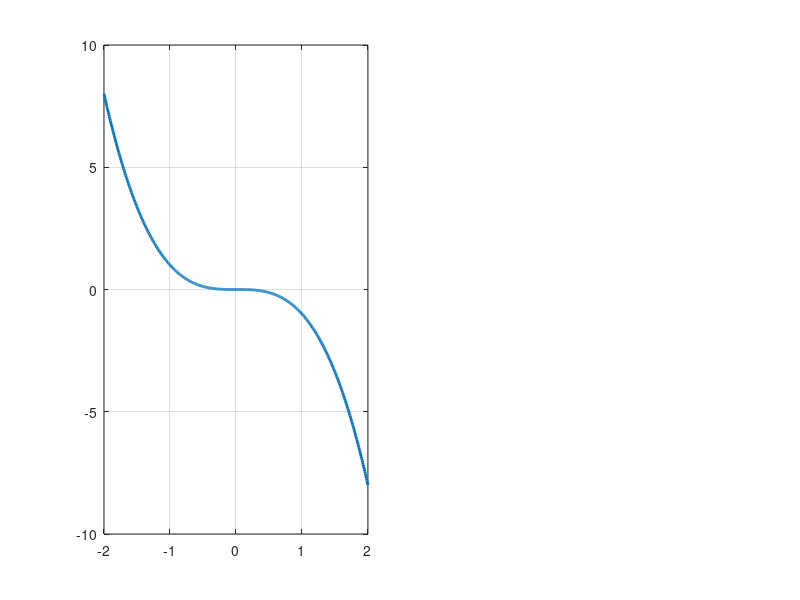

MATLAB code for this plot: (Note: this script raises an error after producing the figure.)
clear; close all; clc;

%% Parameters
x0_values = [-3, -1.5, -0.5, 0.5, 1.5, 3];
t = linspace(0,10,1000);

%% Create figure
figure('Position',[100 100 1100 400]);

%% ------------------------------------------------------------
%% Left: vector field f(x) = -x^3
%% ------------------------------------------------------------

subplot(1,2,1)

x = linspace(-2,2,500);
f = -x.^3;

plot(x,f,'LineWidth',2);
hold on;
grid on;

yline(0,'k-');
xline(0,'k-');

xlabel('$x$','Interpreter','latex');
ylabel('$\dot{x}$','Interpreter','latex');

title('Vector field: $\dot{x}=-x^3$', ...
    'Interpreter','latex');

% Add arrows indicating direction of motion
x_arrows = [-1.7 -1.2 -0.7 -0.3 0.3 0.7 1.2 1.7];

for i = 1:length(x_arrows)

    x0 = x_arrows(i);

    % Direction of motion
    direction = sign(-x0^3);

    quiver(x0,0,...
           0.25*direction,0,...
           0,...
           'LineWidth',1.5,...
           'MaxHeadSize',0.8);

end

plot(0,0,'ko','MarkerFaceColor','k');

text(0.1,1.2,...
    'Equilibrium',...
    'Interpreter','latex');

%% ------------------------------------------------------------
%% Right: trajectories x(t)
%% ------------------------------------------------------------

subplot(1,2,2)

hold on;
grid on;

for i = 1:length(x0_values)

    x0 = x0_values(i);

    % Exact solution
    x_t = x0 ./ sqrt(1 + 2*x0^2*t);

    plot(t,x_t,'LineWidth',2);

end

yline(0,'k-');

xlabel('$t$','Interpreter','latex');
ylabel('$x(t)$','Interpreter','latex');

title('Trajectories converge to the origin', ...
    'Interpreter','latex');

legend('$x_0=-3$', ...
       '$x_0=-1.5$', ...
       '$x_0=-0.5$', ...
       '$x_0=0.5$', ...
       '$x_0=1.5$', ...
       '$x_0=3$', ...
       'Interpreter','latex',...
       'Location','eastoutside');
